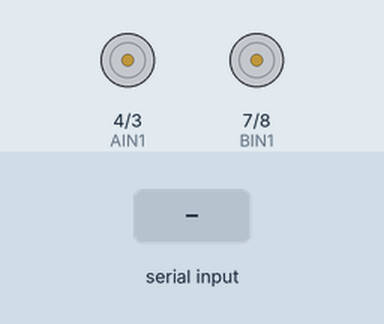
A sketch run on a simulated Arduino Uno, built with avr-gcc and run on an emulated ATmega328P. On the bench: motor-driver pin pairs drawn as motors (green arrow = first pin HIGH = forward, orange = second pin HIGH = backward, longer = more drive, scaled by the enable pin). The test bench sets the inputs (shaded band).

Above: at 1.2 s.
1.3 s: "F\n" received over Serial
At 2.4 s:
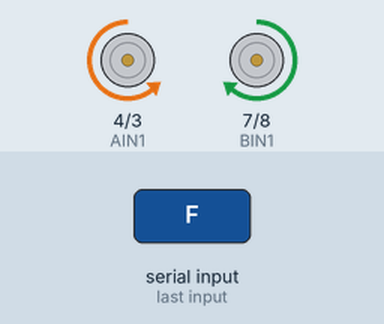
2.8 s: "L\n" received over Serial
At 3.5 s:
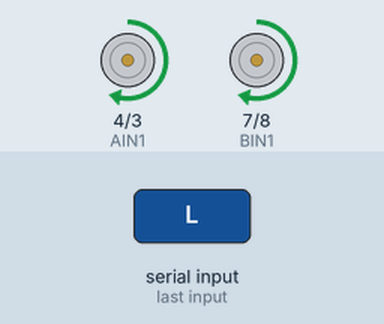
4.3 s: "R\n" received over Serial
At 4.7 s:
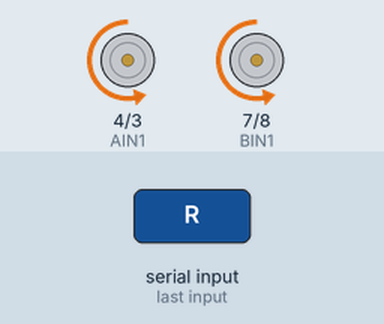
5.8 s: "S\n" received over Serial
At 7.0 s:
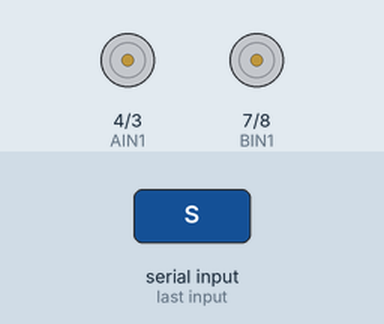
Timing chart, 0 to 8.3 s (numbered marks = the images above; inputs shaded):
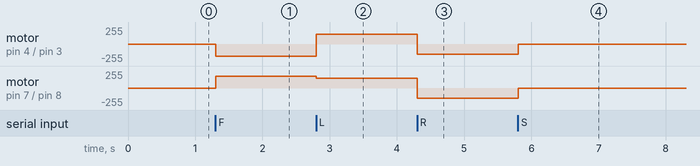

The sketch:

Arduino_lina.ino
```cpp
#define PWMA 5
#define AIN1 4
#define AIN2 3
#define PWMB 6
#define BIN1 7
#define BIN2 8
void forward() {
  digitalWrite(AIN1, LOW);  digitalWrite(AIN2, HIGH); analogWrite(PWMA, 180);
  digitalWrite(BIN1, HIGH); digitalWrite(BIN2, LOW);  analogWrite(PWMB, 180);
}
// void backward() {
//   digitalWrite(AIN1, HIGH); digitalWrite(AIN2, LOW);  analogWrite(PWMA, 180); // A flipped
//   digitalWrite(BIN1, HIGH); digitalWrite(BIN2, LOW);  analogWrite(PWMB, 180);
// }

void turnLeft() {
  digitalWrite(AIN1, HIGH); digitalWrite(AIN2, LOW);  analogWrite(PWMA, 150); // A flipped
  digitalWrite(BIN1, HIGH); digitalWrite(BIN2, LOW);  analogWrite(PWMB, 150);
}

void turnRight() {
  digitalWrite(AIN1, LOW);  digitalWrite(AIN2, HIGH); analogWrite(PWMA, 150); // A flipped
  digitalWrite(BIN1, LOW);  digitalWrite(BIN2, HIGH); analogWrite(PWMB, 150);
}

void stopMotors() {
  analogWrite(PWMA, 0);
  analogWrite(PWMB, 0);
}

void setup() {
  Serial.begin(9600);
  pinMode(PWMA, OUTPUT); pinMode(AIN1, OUTPUT); pinMode(AIN2, OUTPUT);
  pinMode(PWMB, OUTPUT); pinMode(BIN1, OUTPUT); pinMode(BIN2, OUTPUT);
  stopMotors();
}

void loop() {
  if (Serial.available()) {
    String cmd = Serial.readStringUntil('\n');
    cmd.trim();

    if      (cmd == "F") forward();
//    else if (cmd == "B") backward();
    else if (cmd == "L") turnLeft();
    else if (cmd == "R") turnRight();
    else if (cmd == "S") stopMotors();
  }
}
```

Measured:
- after the input at 1.3 s, motor on pin 4 (AIN1) / pin 3 (AIN2): stopped → backward 180/255 at once; motor on pin 7 (BIN1) / pin 8 (BIN2): stopped → forward 180/255 at once
- after the input at 2.8 s, motor on pin 4 (AIN1) / pin 3 (AIN2): backward 180/255 → forward 150/255 at once; motor on pin 7 (BIN1) / pin 8 (BIN2): forward 180/255 → forward 150/255 at once
- after the input at 4.3 s, motor on pin 4 (AIN1) / pin 3 (AIN2), motor on pin 7 (BIN1) / pin 8 (BIN2): forward 150/255 → backward 150/255 at once
- after the input at 5.8 s, motor on pin 4 (AIN1) / pin 3 (AIN2), motor on pin 7 (BIN1) / pin 8 (BIN2): backward 150/255 → stopped at once
